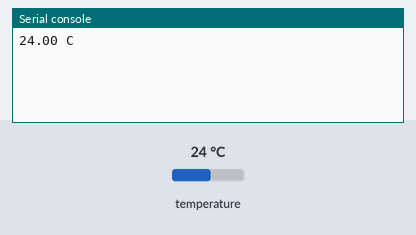
The program below on a simulated Raspberry Pi Pico running MicroPython. Shown: the last lines printed to the serial console. The inputs (shaded band) are chosen by the test bench; at power-on: temperature 24 °C.

Above: at 1.2 s.
1.3 s: temperature set to 12 °C
At 3.2 s:
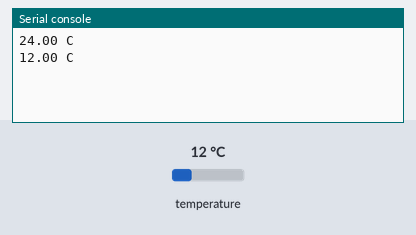
3.7 s: temperature set to 19 °C
At 4.9 s:
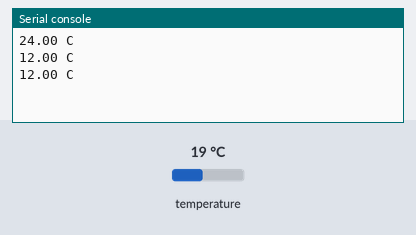
Timing chart, 0 to 6.7 s (numbered marks = the images above; inputs shaded):
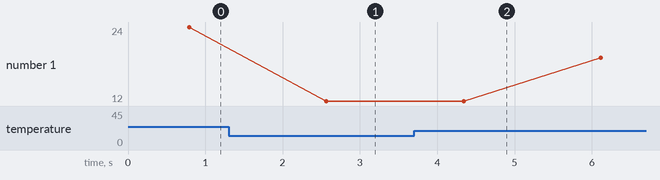

The program:

main.py
```python
from machine import Pin
import onewire
import ds18x20
from time import sleep_ms

sensor = ds18x20.DS18X20(onewire.OneWire(Pin(16)))

try:
    while True:
        try:
            roms = [rom for rom in sensor.scan() if rom[0] == 0x28]
            if len(roms) != 1:
                print("Connect exactly one DS18B20:", len(roms))
            else:
                sensor.convert_temp()
                sleep_ms(750)
                temperature = sensor.read_temp(roms[0])
                print("{:.2f} C".format(temperature))
        except Exception as error:  # The driver raises Exception for CRC errors.
            print("1-Wire error:", error)
        sleep_ms(1000)
except KeyboardInterrupt:
    print("STOP")
```

Measured:
- after the input at 1.3 s, the serial console: prints a new line after 1.3 s (image 1)
- plotted number 1: 24 → 12 after the input at 1.3 s, 12 → 19 after the input at 3.7 s
